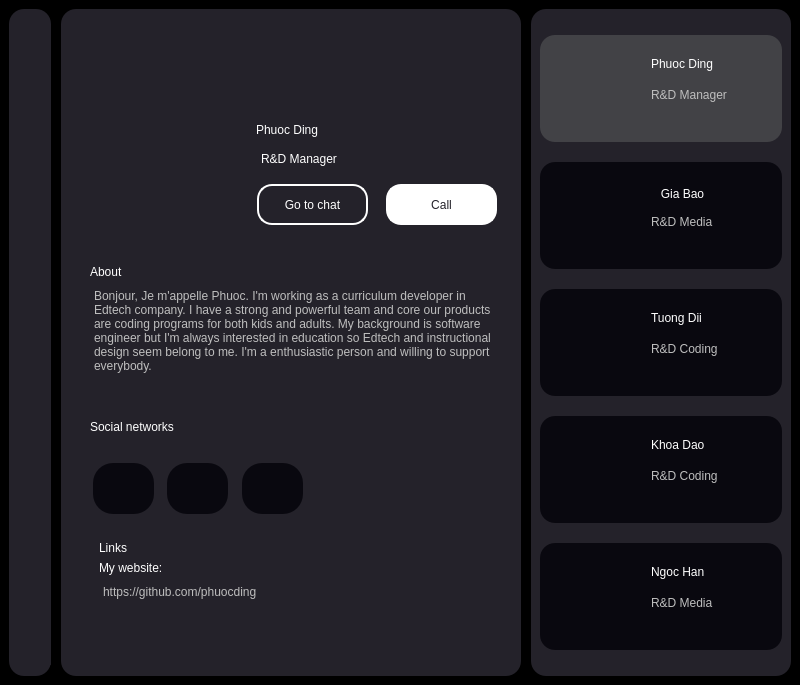
<?xml version="1.0" encoding="UTF-8"?>
<ui version="4.0">
 <class>MainWindow</class>
 <widget class="QMainWindow" name="MainWindow">
  <property name="windowModality">
   <enum>Qt::NonModal</enum>
  </property>
  <property name="geometry">
   <rect>
    <x>0</x>
    <y>0</y>
    <width>800</width>
    <height>600</height>
   </rect>
  </property>
  <property name="maximumSize">
   <size>
    <width>16777215</width>
    <height>16777215</height>
   </size>
  </property>
  <property name="windowTitle">
   <string>MainWindow</string>
  </property>
  <property name="layoutDirection">
   <enum>Qt::LeftToRight</enum>
  </property>
  <widget class="QWidget" name="centralwidget">
   <property name="styleSheet">
    <string notr="true">background-color: black;</string>
   </property>
   <layout class="QHBoxLayout" name="horizontalLayout">
    <property name="spacing">
     <number>10</number>
    </property>
    <item>
     <widget class="QWidget" name="widget" native="true">
      <property name="minimumSize">
       <size>
        <width>42</width>
        <height>0</height>
       </size>
      </property>
      <property name="maximumSize">
       <size>
        <width>42</width>
        <height>16777215</height>
       </size>
      </property>
      <property name="styleSheet">
       <string notr="true">background-color: #24222A;
border-radius: 15px;</string>
      </property>
      <layout class="QVBoxLayout" name="verticalLayout">
       <item>
        <widget class="QWidget" name="widget_4" native="true">
         <widget class="QLabel" name="label_7">
          <property name="geometry">
           <rect>
            <x>0</x>
            <y>10</y>
            <width>20</width>
            <height>20</height>
           </rect>
          </property>
          <property name="text">
           <string/>
          </property>
          <property name="pixmap">
           <pixmap>../img/icons8-home-30.png</pixmap>
          </property>
          <property name="scaledContents">
           <bool>true</bool>
          </property>
         </widget>
         <widget class="QLabel" name="label_8">
          <property name="geometry">
           <rect>
            <x>0</x>
            <y>40</y>
            <width>20</width>
            <height>20</height>
           </rect>
          </property>
          <property name="text">
           <string/>
          </property>
          <property name="pixmap">
           <pixmap>../img/icons8-images-folder-48.png</pixmap>
          </property>
          <property name="scaledContents">
           <bool>true</bool>
          </property>
         </widget>
         <widget class="QLabel" name="label_9">
          <property name="geometry">
           <rect>
            <x>1</x>
            <y>70</y>
            <width>20</width>
            <height>20</height>
           </rect>
          </property>
          <property name="text">
           <string/>
          </property>
          <property name="pixmap">
           <pixmap>../img/icons8-friends-48.png</pixmap>
          </property>
          <property name="scaledContents">
           <bool>true</bool>
          </property>
         </widget>
        </widget>
       </item>
       <item>
        <widget class="QWidget" name="widget_5" native="true">
         <property name="minimumSize">
          <size>
           <width>40</width>
           <height>40</height>
          </size>
         </property>
         <property name="maximumSize">
          <size>
           <width>40</width>
           <height>40</height>
          </size>
         </property>
         <widget class="QLabel" name="label_6">
          <property name="geometry">
           <rect>
            <x>2</x>
            <y>16</y>
            <width>20</width>
            <height>20</height>
           </rect>
          </property>
          <property name="text">
           <string/>
          </property>
          <property name="pixmap">
           <pixmap>../img/icons8-qr-64.png</pixmap>
          </property>
          <property name="scaledContents">
           <bool>true</bool>
          </property>
         </widget>
        </widget>
       </item>
      </layout>
     </widget>
    </item>
    <item>
     <widget class="QWidget" name="widget_2" native="true">
      <property name="styleSheet">
       <string notr="true">background-color: #24222A;
border-radius: 15px;</string>
      </property>
      <layout class="QVBoxLayout" name="verticalLayout_3">
       <property name="leftMargin">
        <number>20</number>
       </property>
       <item>
        <widget class="QWidget" name="widget_6" native="true">
         <property name="minimumSize">
          <size>
           <width>0</width>
           <height>80</height>
          </size>
         </property>
         <property name="maximumSize">
          <size>
           <width>16777215</width>
           <height>80</height>
          </size>
         </property>
         <widget class="QPushButton" name="btn_back">
          <property name="geometry">
           <rect>
            <x>0</x>
            <y>19</y>
            <width>75</width>
            <height>24</height>
           </rect>
          </property>
          <property name="cursor">
           <cursorShape>PointingHandCursor</cursorShape>
          </property>
          <property name="text">
           <string/>
          </property>
          <property name="icon">
           <iconset>
            <normaloff>../img/icons8-left-arrow-50.png</normaloff>../img/icons8-left-arrow-50.png</iconset>
          </property>
          <property name="iconSize">
           <size>
            <width>30</width>
            <height>30</height>
           </size>
          </property>
         </widget>
        </widget>
       </item>
       <item>
        <widget class="QWidget" name="widget_7" native="true">
         <property name="minimumSize">
          <size>
           <width>0</width>
           <height>140</height>
          </size>
         </property>
         <property name="maximumSize">
          <size>
           <width>16777215</width>
           <height>140</height>
          </size>
         </property>
         <layout class="QHBoxLayout" name="horizontalLayout_2">
          <property name="topMargin">
           <number>0</number>
          </property>
          <property name="bottomMargin">
           <number>0</number>
          </property>
          <item>
           <widget class="QWidget" name="widget_11" native="true">
            <property name="minimumSize">
             <size>
              <width>160</width>
              <height>0</height>
             </size>
            </property>
            <property name="maximumSize">
             <size>
              <width>160</width>
              <height>16777215</height>
             </size>
            </property>
            <widget class="QLabel" name="label_60">
             <property name="geometry">
              <rect>
               <x>0</x>
               <y>-3</y>
               <width>130</width>
               <height>120</height>
              </rect>
             </property>
             <property name="text">
              <string/>
             </property>
             <property name="pixmap">
              <pixmap>../img/anhPhuoc.png</pixmap>
             </property>
             <property name="scaledContents">
              <bool>true</bool>
             </property>
            </widget>
           </widget>
          </item>
          <item>
           <widget class="QWidget" name="widget_12" native="true">
            <widget class="QLabel" name="label_61">
             <property name="geometry">
              <rect>
               <x>0</x>
               <y>10</y>
               <width>131</width>
               <height>31</height>
              </rect>
             </property>
             <property name="styleSheet">
              <string notr="true">font: 700 16pt &quot;Arial&quot;;
color: #ffffff;</string>
             </property>
             <property name="text">
              <string>Phuoc Ding</string>
             </property>
            </widget>
            <widget class="QLabel" name="label_62">
             <property name="enabled">
              <bool>true</bool>
             </property>
             <property name="geometry">
              <rect>
               <x>5</x>
               <y>45</y>
               <width>91</width>
               <height>20</height>
              </rect>
             </property>
             <property name="styleSheet">
              <string notr="true">font: 700 10pt &quot;Arial&quot;;
color: #ffffff;
</string>
             </property>
             <property name="text">
              <string>R&amp;D Manager</string>
             </property>
            </widget>
            <widget class="QPushButton" name="pushButton">
             <property name="geometry">
              <rect>
               <x>1</x>
               <y>80</y>
               <width>111</width>
               <height>41</height>
              </rect>
             </property>
             <property name="styleSheet">
              <string notr="true">border: 2px solid #ffffff;
font: 12pt &quot;Arial&quot;;
color: #ffffff;</string>
             </property>
             <property name="text">
              <string>Go to chat</string>
             </property>
            </widget>
            <widget class="QPushButton" name="pushButton_2">
             <property name="geometry">
              <rect>
               <x>130</x>
               <y>80</y>
               <width>111</width>
               <height>41</height>
              </rect>
             </property>
             <property name="styleSheet">
              <string notr="true">border: 2px solid #ffffff;
background-color: #ffffff;
font: 12pt &quot;Arial&quot;;
color: #24222A;</string>
             </property>
             <property name="text">
              <string>Call</string>
             </property>
            </widget>
           </widget>
          </item>
         </layout>
        </widget>
       </item>
       <item>
        <widget class="QWidget" name="widget_10" native="true">
         <property name="minimumSize">
          <size>
           <width>0</width>
           <height>140</height>
          </size>
         </property>
         <property name="maximumSize">
          <size>
           <width>16777215</width>
           <height>140</height>
          </size>
         </property>
         <layout class="QVBoxLayout" name="verticalLayout_4">
          <property name="topMargin">
           <number>15</number>
          </property>
          <item>
           <widget class="QLabel" name="label_66">
            <property name="enabled">
             <bool>true</bool>
            </property>
            <property name="styleSheet">
             <string notr="true">font: 700 15pt &quot;Arial&quot;;
color: #ffffff;</string>
            </property>
            <property name="text">
             <string>About</string>
            </property>
           </widget>
          </item>
          <item>
           <widget class="QPlainTextEdit" name="plainTextEdit">
            <property name="enabled">
             <bool>false</bool>
            </property>
            <property name="plainText">
             <string>Bonjour, Je m'appelle Phuoc. I'm working as a curriculum developer in Edtech company. I have a strong and powerful team and core our products are coding programs for both kids and adults. My background is software engineer but I'm always interested in education so Edtech and instructional design seem belong to me. I'm a enthusiastic person and willing to support everybody.</string>
            </property>
           </widget>
          </item>
         </layout>
        </widget>
       </item>
       <item>
        <widget class="QWidget" name="widget_8" native="true">
         <property name="minimumSize">
          <size>
           <width>0</width>
           <height>130</height>
          </size>
         </property>
         <property name="maximumSize">
          <size>
           <width>16777215</width>
           <height>130</height>
          </size>
         </property>
         <layout class="QVBoxLayout" name="verticalLayout_5">
          <property name="spacing">
           <number>0</number>
          </property>
          <property name="topMargin">
           <number>0</number>
          </property>
          <item>
           <widget class="QLabel" name="label_67">
            <property name="enabled">
             <bool>true</bool>
            </property>
            <property name="styleSheet">
             <string notr="true">font: 700 15pt &quot;Arial&quot;;
color: #ffffff;</string>
            </property>
            <property name="text">
             <string>Social networks</string>
            </property>
           </widget>
          </item>
          <item>
           <widget class="QWidget" name="widget_13" native="true">
            <property name="layoutDirection">
             <enum>Qt::LeftToRight</enum>
            </property>
            <widget class="QGraphicsView" name="graphicsView_6">
             <property name="geometry">
              <rect>
               <x>77</x>
               <y>6</y>
               <width>61</width>
               <height>51</height>
              </rect>
             </property>
             <property name="minimumSize">
              <size>
               <width>61</width>
               <height>51</height>
              </size>
             </property>
             <property name="maximumSize">
              <size>
               <width>61</width>
               <height>51</height>
              </size>
             </property>
             <property name="styleSheet">
              <string notr="true">border-radius: 20px;
background-color: #09080F;</string>
             </property>
            </widget>
            <widget class="QGraphicsView" name="graphicsView_7">
             <property name="geometry">
              <rect>
               <x>152</x>
               <y>6</y>
               <width>61</width>
               <height>51</height>
              </rect>
             </property>
             <property name="minimumSize">
              <size>
               <width>61</width>
               <height>51</height>
              </size>
             </property>
             <property name="maximumSize">
              <size>
               <width>61</width>
               <height>51</height>
              </size>
             </property>
             <property name="styleSheet">
              <string notr="true">border-radius: 20px;
background-color: #09080F;</string>
             </property>
            </widget>
            <widget class="QGraphicsView" name="graphicsView_5">
             <property name="geometry">
              <rect>
               <x>3</x>
               <y>6</y>
               <width>61</width>
               <height>51</height>
              </rect>
             </property>
             <property name="minimumSize">
              <size>
               <width>61</width>
               <height>51</height>
              </size>
             </property>
             <property name="maximumSize">
              <size>
               <width>61</width>
               <height>51</height>
              </size>
             </property>
             <property name="styleSheet">
              <string notr="true">border-radius: 20px;
background-color: #09080F;</string>
             </property>
            </widget>
            <widget class="QLabel" name="label_2">
             <property name="geometry">
              <rect>
               <x>20</x>
               <y>18</y>
               <width>25</width>
               <height>25</height>
              </rect>
             </property>
             <property name="styleSheet">
              <string notr="true">background-color: #09080F;</string>
             </property>
             <property name="text">
              <string/>
             </property>
             <property name="pixmap">
              <pixmap>../img/facebook.png</pixmap>
             </property>
             <property name="scaledContents">
              <bool>true</bool>
             </property>
            </widget>
            <widget class="QLabel" name="label_3">
             <property name="geometry">
              <rect>
               <x>95</x>
               <y>18</y>
               <width>25</width>
               <height>25</height>
              </rect>
             </property>
             <property name="styleSheet">
              <string notr="true">background-color: #09080F;</string>
             </property>
             <property name="text">
              <string/>
             </property>
             <property name="pixmap">
              <pixmap>../img/instagram.png</pixmap>
             </property>
             <property name="scaledContents">
              <bool>true</bool>
             </property>
            </widget>
            <widget class="QLabel" name="label_4">
             <property name="geometry">
              <rect>
               <x>170</x>
               <y>19</y>
               <width>25</width>
               <height>25</height>
              </rect>
             </property>
             <property name="styleSheet">
              <string notr="true">background-color: #09080F;</string>
             </property>
             <property name="text">
              <string/>
             </property>
             <property name="pixmap">
              <pixmap>../img/linkedin.png</pixmap>
             </property>
             <property name="scaledContents">
              <bool>true</bool>
             </property>
            </widget>
           </widget>
          </item>
         </layout>
        </widget>
       </item>
       <item>
        <widget class="QWidget" name="widget_9" native="true">
         <layout class="QHBoxLayout" name="horizontalLayout_3">
          <item>
           <widget class="QWidget" name="widget_14" native="true">
            <layout class="QVBoxLayout" name="verticalLayout_6">
             <property name="topMargin">
              <number>0</number>
             </property>
             <item>
              <widget class="QLabel" name="label_68">
               <property name="enabled">
                <bool>true</bool>
               </property>
               <property name="styleSheet">
                <string notr="true">font: 700 15pt &quot;Arial&quot;;
color: #ffffff;</string>
               </property>
               <property name="text">
                <string>Links</string>
               </property>
              </widget>
             </item>
             <item>
              <widget class="QLabel" name="label_69">
               <property name="enabled">
                <bool>true</bool>
               </property>
               <property name="styleSheet">
                <string notr="true">color: #ffffff;
font: 12pt &quot;Arial&quot;;</string>
               </property>
               <property name="text">
                <string>My website:</string>
               </property>
              </widget>
             </item>
             <item>
              <widget class="QPlainTextEdit" name="plainTextEdit_2">
               <property name="enabled">
                <bool>false</bool>
               </property>
               <property name="plainText">
                <string>https://github.com/phuocding</string>
               </property>
              </widget>
             </item>
            </layout>
           </widget>
          </item>
          <item>
           <widget class="QWidget" name="widget_15" native="true">
            <property name="minimumSize">
             <size>
              <width>60</width>
              <height>0</height>
             </size>
            </property>
            <property name="maximumSize">
             <size>
              <width>60</width>
              <height>16777215</height>
             </size>
            </property>
            <widget class="QLabel" name="label_5">
             <property name="geometry">
              <rect>
               <x>20</x>
               <y>44</y>
               <width>30</width>
               <height>30</height>
              </rect>
             </property>
             <property name="text">
              <string/>
             </property>
             <property name="pixmap">
              <pixmap>../img/icons8-external-link-64.png</pixmap>
             </property>
             <property name="scaledContents">
              <bool>true</bool>
             </property>
            </widget>
           </widget>
          </item>
         </layout>
        </widget>
       </item>
      </layout>
     </widget>
    </item>
    <item>
     <widget class="QWidget" name="widget_3" native="true">
      <property name="minimumSize">
       <size>
        <width>260</width>
        <height>0</height>
       </size>
      </property>
      <property name="maximumSize">
       <size>
        <width>260</width>
        <height>16777215</height>
       </size>
      </property>
      <property name="styleSheet">
       <string notr="true">background-color: #24222A;
border-radius: 15px;</string>
      </property>
      <layout class="QVBoxLayout" name="verticalLayout_2">
       <property name="leftMargin">
        <number>9</number>
       </property>
       <property name="topMargin">
        <number>12</number>
       </property>
       <item>
        <widget class="QFrame" name="frame_12">
         <property name="minimumSize">
          <size>
           <width>0</width>
           <height>107</height>
          </size>
         </property>
         <property name="maximumSize">
          <size>
           <width>16777215</width>
           <height>107</height>
          </size>
         </property>
         <property name="cursor">
          <cursorShape>PointingHandCursor</cursorShape>
         </property>
         <property name="styleSheet">
          <string notr="true">background-color: #424246;
border-radius: 15px;</string>
         </property>
         <property name="frameShape">
          <enum>QFrame::StyledPanel</enum>
         </property>
         <property name="frameShadow">
          <enum>QFrame::Raised</enum>
         </property>
         <widget class="QLabel" name="label_45">
          <property name="geometry">
           <rect>
            <x>8</x>
            <y>6</y>
            <width>100</width>
            <height>91</height>
           </rect>
          </property>
          <property name="cursor">
           <cursorShape>PointingHandCursor</cursorShape>
          </property>
          <property name="text">
           <string/>
          </property>
          <property name="pixmap">
           <pixmap>../img/anhPhuoc.png</pixmap>
          </property>
          <property name="scaledContents">
           <bool>true</bool>
          </property>
         </widget>
         <widget class="QLabel" name="label_46">
          <property name="geometry">
           <rect>
            <x>111</x>
            <y>19</y>
            <width>91</width>
            <height>20</height>
           </rect>
          </property>
          <property name="cursor">
           <cursorShape>PointingHandCursor</cursorShape>
          </property>
          <property name="styleSheet">
           <string notr="true">font: 700 12pt &quot;Arial&quot;;
color: #ffffff;</string>
          </property>
          <property name="text">
           <string>Phuoc Ding</string>
          </property>
         </widget>
         <widget class="QLabel" name="label_47">
          <property name="enabled">
           <bool>false</bool>
          </property>
          <property name="geometry">
           <rect>
            <x>111</x>
            <y>50</y>
            <width>91</width>
            <height>20</height>
           </rect>
          </property>
          <property name="styleSheet">
           <string notr="true">font: 700 10pt &quot;Arial&quot;;
</string>
          </property>
          <property name="text">
           <string>R&amp;D Manager</string>
          </property>
         </widget>
        </widget>
       </item>
       <item>
        <widget class="QFrame" name="frame_11">
         <property name="maximumSize">
          <size>
           <width>16777215</width>
           <height>107</height>
          </size>
         </property>
         <property name="cursor">
          <cursorShape>PointingHandCursor</cursorShape>
         </property>
         <property name="styleSheet">
          <string notr="true">background-color: #09080F;
border-radius: 15px;</string>
         </property>
         <property name="frameShape">
          <enum>QFrame::StyledPanel</enum>
         </property>
         <property name="frameShadow">
          <enum>QFrame::Raised</enum>
         </property>
         <widget class="QLabel" name="btn_viewImg4">
          <property name="geometry">
           <rect>
            <x>8</x>
            <y>6</y>
            <width>100</width>
            <height>91</height>
           </rect>
          </property>
          <property name="cursor">
           <cursorShape>PointingHandCursor</cursorShape>
          </property>
          <property name="text">
           <string/>
          </property>
          <property name="pixmap">
           <pixmap>../img/bao (2).png</pixmap>
          </property>
          <property name="scaledContents">
           <bool>true</bool>
          </property>
         </widget>
         <widget class="QLabel" name="label_44">
          <property name="enabled">
           <bool>false</bool>
          </property>
          <property name="geometry">
           <rect>
            <x>111</x>
            <y>50</y>
            <width>91</width>
            <height>20</height>
           </rect>
          </property>
          <property name="styleSheet">
           <string notr="true">font: 700 10pt &quot;Arial&quot;;
</string>
          </property>
          <property name="text">
           <string>R&amp;D Media</string>
          </property>
         </widget>
         <widget class="QPushButton" name="btn_view4">
          <property name="geometry">
           <rect>
            <x>105</x>
            <y>20</y>
            <width>75</width>
            <height>24</height>
           </rect>
          </property>
          <property name="styleSheet">
           <string notr="true">font: 700 12pt &quot;Arial&quot;;
color: #ffffff;</string>
          </property>
          <property name="text">
           <string>Gia Bao</string>
          </property>
         </widget>
        </widget>
       </item>
       <item>
        <widget class="QFrame" name="frame_14">
         <property name="maximumSize">
          <size>
           <width>16777215</width>
           <height>107</height>
          </size>
         </property>
         <property name="cursor">
          <cursorShape>PointingHandCursor</cursorShape>
         </property>
         <property name="styleSheet">
          <string notr="true">background-color: #09080F;
border-radius: 15px;</string>
         </property>
         <property name="frameShape">
          <enum>QFrame::StyledPanel</enum>
         </property>
         <property name="frameShadow">
          <enum>QFrame::Raised</enum>
         </property>
         <widget class="QLabel" name="label_57">
          <property name="geometry">
           <rect>
            <x>8</x>
            <y>6</y>
            <width>100</width>
            <height>91</height>
           </rect>
          </property>
          <property name="cursor">
           <cursorShape>PointingHandCursor</cursorShape>
          </property>
          <property name="text">
           <string/>
          </property>
          <property name="pixmap">
           <pixmap>../img/TuongDii.png</pixmap>
          </property>
          <property name="scaledContents">
           <bool>true</bool>
          </property>
         </widget>
         <widget class="QLabel" name="label_58">
          <property name="geometry">
           <rect>
            <x>111</x>
            <y>19</y>
            <width>91</width>
            <height>20</height>
           </rect>
          </property>
          <property name="styleSheet">
           <string notr="true">font: 700 12pt &quot;Arial&quot;;
color: #ffffff;</string>
          </property>
          <property name="text">
           <string>Tuong Dii</string>
          </property>
         </widget>
         <widget class="QLabel" name="label_59">
          <property name="enabled">
           <bool>false</bool>
          </property>
          <property name="geometry">
           <rect>
            <x>111</x>
            <y>50</y>
            <width>91</width>
            <height>20</height>
           </rect>
          </property>
          <property name="styleSheet">
           <string notr="true">font: 700 10pt &quot;Arial&quot;;
</string>
          </property>
          <property name="text">
           <string>R&amp;D Coding</string>
          </property>
         </widget>
        </widget>
       </item>
       <item>
        <widget class="QFrame" name="frame_13">
         <property name="maximumSize">
          <size>
           <width>16777215</width>
           <height>107</height>
          </size>
         </property>
         <property name="cursor">
          <cursorShape>PointingHandCursor</cursorShape>
         </property>
         <property name="styleSheet">
          <string notr="true">background-color: #09080F;
border-radius: 15px;</string>
         </property>
         <property name="frameShape">
          <enum>QFrame::StyledPanel</enum>
         </property>
         <property name="frameShadow">
          <enum>QFrame::Raised</enum>
         </property>
         <widget class="QLabel" name="label_54">
          <property name="geometry">
           <rect>
            <x>8</x>
            <y>6</y>
            <width>100</width>
            <height>91</height>
           </rect>
          </property>
          <property name="text">
           <string/>
          </property>
          <property name="pixmap">
           <pixmap>../img/khoa.png</pixmap>
          </property>
          <property name="scaledContents">
           <bool>true</bool>
          </property>
         </widget>
         <widget class="QLabel" name="label_55">
          <property name="geometry">
           <rect>
            <x>111</x>
            <y>19</y>
            <width>91</width>
            <height>20</height>
           </rect>
          </property>
          <property name="styleSheet">
           <string notr="true">font: 700 12pt &quot;Arial&quot;;
color: #ffffff;</string>
          </property>
          <property name="text">
           <string>Khoa Dao</string>
          </property>
         </widget>
         <widget class="QLabel" name="label_56">
          <property name="enabled">
           <bool>false</bool>
          </property>
          <property name="geometry">
           <rect>
            <x>111</x>
            <y>50</y>
            <width>91</width>
            <height>20</height>
           </rect>
          </property>
          <property name="styleSheet">
           <string notr="true">font: 700 10pt &quot;Arial&quot;;
</string>
          </property>
          <property name="text">
           <string>R&amp;D Coding</string>
          </property>
         </widget>
        </widget>
       </item>
       <item>
        <widget class="QFrame" name="frame_16">
         <property name="maximumSize">
          <size>
           <width>16777215</width>
           <height>107</height>
          </size>
         </property>
         <property name="styleSheet">
          <string notr="true">background-color: #09080F;
border-radius: 15px;</string>
         </property>
         <property name="frameShape">
          <enum>QFrame::StyledPanel</enum>
         </property>
         <property name="frameShadow">
          <enum>QFrame::Raised</enum>
         </property>
         <widget class="QLabel" name="label_63">
          <property name="geometry">
           <rect>
            <x>8</x>
            <y>6</y>
            <width>100</width>
            <height>91</height>
           </rect>
          </property>
          <property name="text">
           <string/>
          </property>
          <property name="pixmap">
           <pixmap>../img/chiHan.png</pixmap>
          </property>
          <property name="scaledContents">
           <bool>true</bool>
          </property>
         </widget>
         <widget class="QLabel" name="label_64">
          <property name="geometry">
           <rect>
            <x>111</x>
            <y>19</y>
            <width>91</width>
            <height>20</height>
           </rect>
          </property>
          <property name="styleSheet">
           <string notr="true">font: 700 12pt &quot;Arial&quot;;
color: #ffffff;</string>
          </property>
          <property name="text">
           <string>Ngoc Han</string>
          </property>
         </widget>
         <widget class="QLabel" name="label_65">
          <property name="enabled">
           <bool>false</bool>
          </property>
          <property name="geometry">
           <rect>
            <x>111</x>
            <y>50</y>
            <width>91</width>
            <height>20</height>
           </rect>
          </property>
          <property name="styleSheet">
           <string notr="true">font: 700 10pt &quot;Arial&quot;;
</string>
          </property>
          <property name="text">
           <string>R&amp;D Media</string>
          </property>
         </widget>
        </widget>
       </item>
      </layout>
     </widget>
    </item>
   </layout>
  </widget>
 </widget>
 <resources/>
 <connections/>
</ui>
